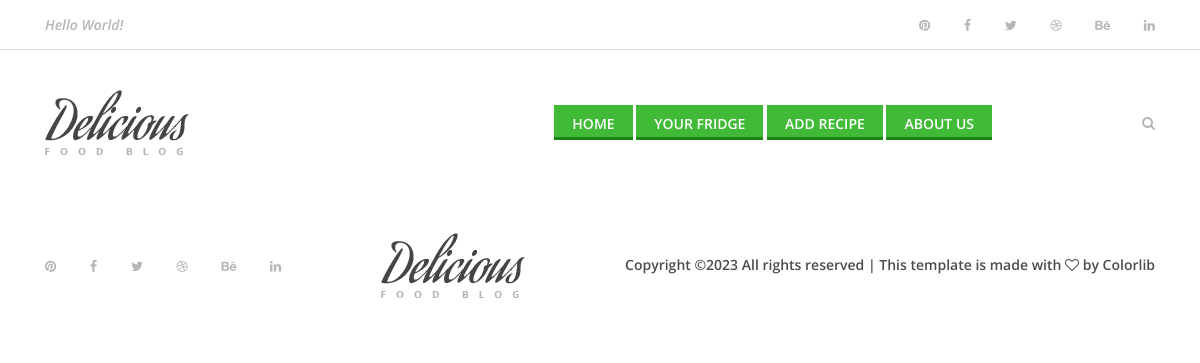
/filtered_recipies/12, run on an earlier commit of the app's database.
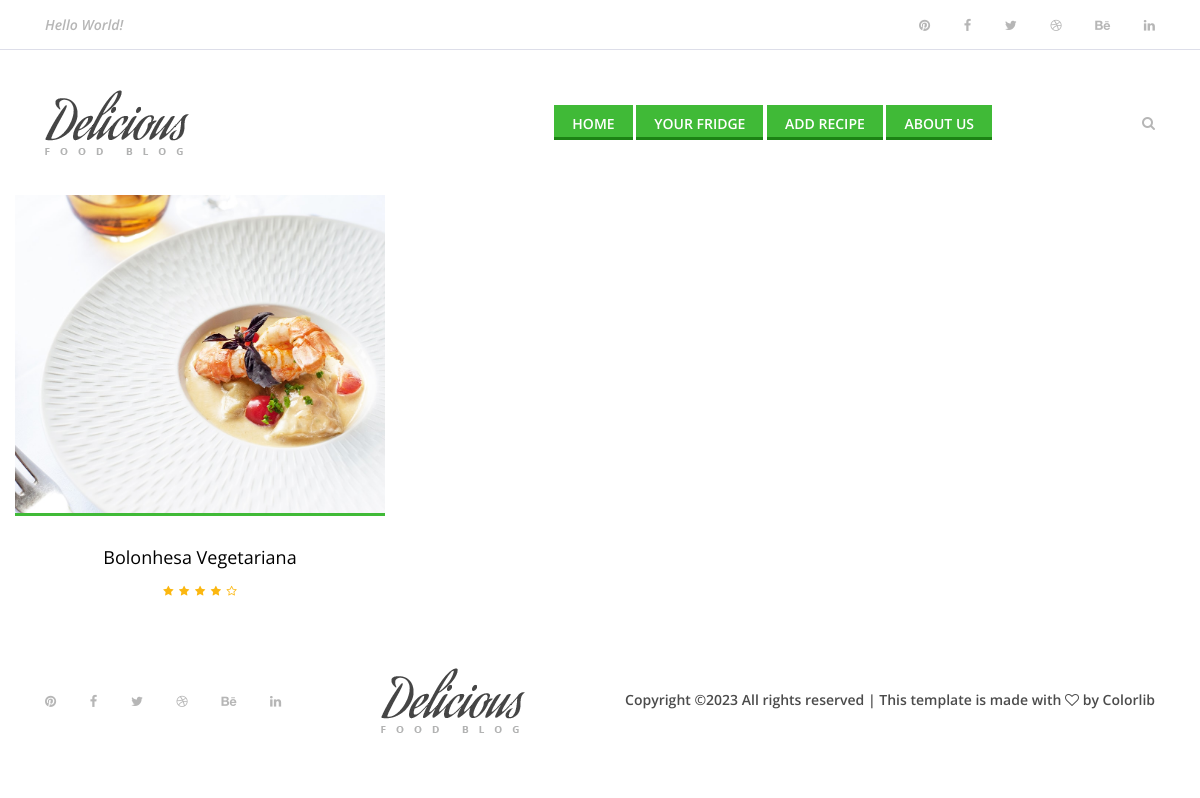
And on a later commit of the database.
### app/models.py (models this page shows, shortened)
class Receita(models.Model):
    user = models.ForeignKey(User, on_delete=models.SET_NULL, null=True)
    category = models.ForeignKey(Categoria, on_delete=models.SET_NULL, null=True)
    name = models.CharField(max_length=200)
    description = models.TextField(null=True, blank=True) # ambos os valores podem etar vazios
    tempoPreparacao = models.IntegerField(null=True, blank=True)
    tempoCozinhar = models.IntegerField(null=True, blank=True)
    quantidadePessoas = models.IntegerField(null=True, blank=True)
    nivel = models.IntegerField(null=True, blank=True)
    imagem = models.ImageField(upload_to='static/img/receitas-img',null=True, blank=True)  # 'upload_to' define o diretório de armazenamento
    ingredients = models.ManyToManyField(Ingrediente, through='ReceitaIngrediente')
    updated = models.DateTimeField(auto_now=True)
    created = models.DateTimeField(auto_now_add=True)
    class Meta:
        ordering = ['-updated', '-created']

### app/views.py (the view)
# urls.py: path('filtered_recipies/<int:cat>', views.filtered_recipies, name='filtered_recipies'),
def filtered_recipies(request, cat):
    receitas = Receita.objects.filter(category=cat)
    return render(request, 'filteredrecipies.html', {'receitas': receitas})

### app/templates/filteredrecipies.html (shortened to what the changed rows need)
{% load static %}
<head>
    <link rel="stylesheet" type="text/css" href="{% static 'style.css' %}">
</head>
<body>
    {% block content %}
        {% for receita in receitas %}
            <div class="col-12 col-sm-6 col-lg-4">
                <div class="single-best-receipe-area mb-30">
                    <img src="{% static 'img/bg-img/r1.jpg' %}" alt="">
                    <div class="receipe-content">
                        <a href="{% url 'recipePost' %}">
                            <h5>{{receita.name}}</h5>
                        </a>
                        <div class="ratings">
                            <i class="fa fa-star" aria-hidden="true"></i>
                            <i class="fa fa-star" aria-hidden="true"></i>
                            <i class="fa fa-star" aria-hidden="true"></i>
                            <i class="fa fa-star" aria-hidden="true"></i>
                            <i class="fa fa-star-o" aria-hidden="true"></i>
                        </div>
                    </div>
                </div>
            </div>
        {% endfor %}
    {% endblock %}
</body>

What changed in the data, as far as the page shows it:
added Receita: name "Bolonhesa Vegetariana"
